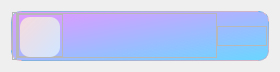
<?xml version="1.0" encoding="UTF-8"?>
<ui version="4.0">
 <class>mp3</class>
 <widget class="QWidget" name="mp3">
  <property name="geometry">
   <rect>
    <x>0</x>
    <y>0</y>
    <width>280</width>
    <height>68</height>
   </rect>
  </property>
  <property name="windowTitle">
   <string>Form</string>
  </property>
  <property name="styleSheet">
   <string notr="true"/>
  </property>
  <layout class="QHBoxLayout" name="horizontalLayout">
   <item>
    <widget class="QFrame" name="mp3_F">
     <property name="sizePolicy">
      <sizepolicy hsizetype="Preferred" vsizetype="Expanding">
       <horstretch>0</horstretch>
       <verstretch>0</verstretch>
      </sizepolicy>
     </property>
     <property name="minimumSize">
      <size>
       <width>0</width>
       <height>50</height>
      </size>
     </property>
     <property name="maximumSize">
      <size>
       <width>16777215</width>
       <height>50</height>
      </size>
     </property>
     <property name="styleSheet">
      <string notr="true">QPushButton{
	border:none;
}
QPushButton:hover{
	padding-bottom:2px; 
}
QPushButton:pressed{
padding-left:2px;
padding-top:2px;
}
#mp3_F{   
	border:none;
	background-color: qlineargradient(spread:pad, x1:0, y1:0.00531818, x2:1, y2:1, stop:0 rgba(229, 150, 255, 255), stop:1 rgba(105, 215, 255, 255));
    border-top:1px solid qlineargradient(spread:pad, x1:0, y1:0, x2:1, y2:1, stop:0 rgba(84, 177, 239, 255), stop:1 rgba(255, 182, 183, 255));
    border-bottom:1px solid qlineargradient(spread:pad, x1:0, y1:0, x2:1, y2:1, stop:0 rgba(84, 177, 239, 255), stop:1 rgba(255, 182, 183, 255));
    border-right:1px solid qlineargradient(spread:pad, x1:0, y1:0, x2:1, y2:1, stop:0 rgba(84, 177, 239, 255), stop:1 rgba(255, 182, 183, 255));
	border-left:1px solid qlineargradient(spread:pad, x1:0, y1:0, x2:1, y2:1, stop:0 rgba(84, 177, 239, 255), stop:1 rgba(255, 182, 183, 255));
    border-top-right-radius:10px;
    border-bottom-right-radius:10px;
	border-top-left-radius:10px;
    border-bottom-left-radius:10px;}
#mp3_information_logo_Bt{
	border-radius:10px;
	border-image: url(:/image/image/1.png);
}
#mp3_information_logo_Bt:hover{
	background-color: qlineargradient(spread:pad, x1:0, y1:0, x2:1, y2:1, stop:0 rgba(247, 219, 221, 255), stop:0.965909 rgba(209, 230, 255, 255));
	border-image: url(:/icon/icon/up.png);
}
#mp3_information_down_Bt{
	border-radius:10px;
	background-color: qlineargradient(spread:pad, x1:0, y1:0, x2:1, y2:1, stop:0 rgba(247, 219, 221, 255), stop:0.965909 rgba(209, 230, 255, 255));
}
#mp3_information_down_Bt:hover{
	background-color: qlineargradient(spread:pad, x1:0.193, y1:0, x2:0.789773, y2:1, stop:0 rgba(247, 173, 173, 134), stop:1 rgba(168, 207, 255, 136));
}

</string>
     </property>
     <property name="frameShape">
      <enum>QFrame::StyledPanel</enum>
     </property>
     <property name="frameShadow">
      <enum>QFrame::Raised</enum>
     </property>
     <layout class="QHBoxLayout" name="horizontalLayout_6">
      <property name="spacing">
       <number>0</number>
      </property>
      <property name="leftMargin">
       <number>0</number>
      </property>
      <property name="topMargin">
       <number>0</number>
      </property>
      <property name="rightMargin">
       <number>0</number>
      </property>
      <property name="bottomMargin">
       <number>0</number>
      </property>
      <item>
       <widget class="QFrame" name="null_F">
        <property name="minimumSize">
         <size>
          <width>5</width>
          <height>0</height>
         </size>
        </property>
        <property name="maximumSize">
         <size>
          <width>5</width>
          <height>16777215</height>
         </size>
        </property>
        <property name="frameShape">
         <enum>QFrame::StyledPanel</enum>
        </property>
        <property name="frameShadow">
         <enum>QFrame::Raised</enum>
        </property>
       </widget>
      </item>
      <item>
       <widget class="QStackedWidget" name="mp3_SW">
        <property name="minimumSize">
         <size>
          <width>200</width>
          <height>45</height>
         </size>
        </property>
        <property name="maximumSize">
         <size>
          <width>200</width>
          <height>45</height>
         </size>
        </property>
        <property name="styleSheet">
         <string notr="true"/>
        </property>
        <property name="currentIndex">
         <number>1</number>
        </property>
        <widget class="QWidget" name="mp3_information_Page">
         <property name="styleSheet">
          <string notr="true"/>
         </property>
         <layout class="QHBoxLayout" name="horizontalLayout_14">
          <property name="spacing">
           <number>0</number>
          </property>
          <property name="leftMargin">
           <number>0</number>
          </property>
          <property name="topMargin">
           <number>0</number>
          </property>
          <property name="rightMargin">
           <number>0</number>
          </property>
          <property name="bottomMargin">
           <number>0</number>
          </property>
          <item>
           <widget class="QFrame" name="mp3_information_F">
            <property name="minimumSize">
             <size>
              <width>250</width>
              <height>45</height>
             </size>
            </property>
            <property name="maximumSize">
             <size>
              <width>250</width>
              <height>45</height>
             </size>
            </property>
            <property name="font">
             <font>
              <family>本墨字语</family>
              <pointsize>9</pointsize>
             </font>
            </property>
            <property name="styleSheet">
             <string notr="true"/>
            </property>
            <property name="frameShape">
             <enum>QFrame::NoFrame</enum>
            </property>
            <property name="frameShadow">
             <enum>QFrame::Plain</enum>
            </property>
            <layout class="QHBoxLayout" name="horizontalLayout_12">
             <property name="spacing">
              <number>0</number>
             </property>
             <property name="leftMargin">
              <number>0</number>
             </property>
             <property name="topMargin">
              <number>0</number>
             </property>
             <property name="rightMargin">
              <number>0</number>
             </property>
             <property name="bottomMargin">
              <number>0</number>
             </property>
             <item>
              <widget class="QFrame" name="mp3_information_logo_F">
               <property name="minimumSize">
                <size>
                 <width>45</width>
                 <height>45</height>
                </size>
               </property>
               <property name="maximumSize">
                <size>
                 <width>45</width>
                 <height>45</height>
                </size>
               </property>
               <property name="layoutDirection">
                <enum>Qt::LeftToRight</enum>
               </property>
               <property name="frameShape">
                <enum>QFrame::StyledPanel</enum>
               </property>
               <property name="frameShadow">
                <enum>QFrame::Raised</enum>
               </property>
               <layout class="QHBoxLayout" name="horizontalLayout_11">
                <property name="spacing">
                 <number>0</number>
                </property>
                <property name="leftMargin">
                 <number>0</number>
                </property>
                <property name="topMargin">
                 <number>2</number>
                </property>
                <property name="rightMargin">
                 <number>0</number>
                </property>
                <property name="bottomMargin">
                 <number>0</number>
                </property>
                <item>
                 <widget class="QPushButton" name="mp3_information_logo_Bt">
                  <property name="minimumSize">
                   <size>
                    <width>40</width>
                    <height>40</height>
                   </size>
                  </property>
                  <property name="maximumSize">
                   <size>
                    <width>40</width>
                    <height>40</height>
                   </size>
                  </property>
                  <property name="toolTip">
                   <string/>
                  </property>
                  <property name="styleSheet">
                   <string notr="true"/>
                  </property>
                  <property name="text">
                   <string/>
                  </property>
                  <property name="iconSize">
                   <size>
                    <width>50</width>
                    <height>50</height>
                   </size>
                  </property>
                 </widget>
                </item>
               </layout>
              </widget>
             </item>
             <item>
              <widget class="QFrame" name="mp3_information_label_F">
               <property name="minimumSize">
                <size>
                 <width>0</width>
                 <height>45</height>
                </size>
               </property>
               <property name="maximumSize">
                <size>
                 <width>16777215</width>
                 <height>45</height>
                </size>
               </property>
               <property name="styleSheet">
                <string notr="true">QLabel{color: rgb(38, 38, 38);}</string>
               </property>
               <property name="frameShape">
                <enum>QFrame::StyledPanel</enum>
               </property>
               <property name="frameShadow">
                <enum>QFrame::Raised</enum>
               </property>
               <layout class="QVBoxLayout" name="verticalLayout_5">
                <property name="spacing">
                 <number>0</number>
                </property>
                <property name="leftMargin">
                 <number>0</number>
                </property>
                <property name="topMargin">
                 <number>0</number>
                </property>
                <property name="rightMargin">
                 <number>0</number>
                </property>
                <property name="bottomMargin">
                 <number>0</number>
                </property>
                <item alignment="Qt::AlignLeft">
                 <widget class="QFrame" name="scrollTextWindow_mp3">
                  <property name="styleSheet">
                   <string notr="true">border:none;</string>
                  </property>
                  <property name="frameShape">
                   <enum>QFrame::StyledPanel</enum>
                  </property>
                  <property name="frameShadow">
                   <enum>QFrame::Raised</enum>
                  </property>
                  <layout class="QHBoxLayout" name="horizontalLayout_3">
                   <property name="leftMargin">
                    <number>0</number>
                   </property>
                   <property name="topMargin">
                    <number>0</number>
                   </property>
                   <property name="rightMargin">
                    <number>0</number>
                   </property>
                   <property name="bottomMargin">
                    <number>0</number>
                   </property>
                  </layout>
                 </widget>
                </item>
                <item>
                 <widget class="QSplitter" name="mp3_timer_Sp">
                  <property name="orientation">
                   <enum>Qt::Horizontal</enum>
                  </property>
                  <property name="handleWidth">
                   <number>0</number>
                  </property>
                  <widget class="QLabel" name="mp3_time_pre_L">
                   <property name="minimumSize">
                    <size>
                     <width>32</width>
                     <height>10</height>
                    </size>
                   </property>
                   <property name="maximumSize">
                    <size>
                     <width>32</width>
                     <height>10</height>
                    </size>
                   </property>
                   <property name="font">
                    <font>
                     <family>本墨字语</family>
                     <pointsize>7</pointsize>
                     <weight>50</weight>
                     <italic>false</italic>
                     <bold>false</bold>
                    </font>
                   </property>
                   <property name="text">
                    <string>00:00</string>
                   </property>
                  </widget>
                  <widget class="QLabel" name="mp3___L">
                   <property name="minimumSize">
                    <size>
                     <width>10</width>
                     <height>10</height>
                    </size>
                   </property>
                   <property name="maximumSize">
                    <size>
                     <width>10</width>
                     <height>10</height>
                    </size>
                   </property>
                   <property name="font">
                    <font>
                     <family>本墨字语</family>
                     <pointsize>8</pointsize>
                    </font>
                   </property>
                   <property name="styleSheet">
                    <string notr="true"/>
                   </property>
                   <property name="text">
                    <string>/</string>
                   </property>
                  </widget>
                  <widget class="QLabel" name="mp3_time_so_L">
                   <property name="minimumSize">
                    <size>
                     <width>32</width>
                     <height>10</height>
                    </size>
                   </property>
                   <property name="maximumSize">
                    <size>
                     <width>32</width>
                     <height>10</height>
                    </size>
                   </property>
                   <property name="font">
                    <font>
                     <family>本墨字语</family>
                     <pointsize>7</pointsize>
                     <weight>50</weight>
                     <italic>false</italic>
                     <bold>false</bold>
                    </font>
                   </property>
                   <property name="text">
                    <string>00:00</string>
                   </property>
                  </widget>
                 </widget>
                </item>
               </layout>
              </widget>
             </item>
            </layout>
           </widget>
          </item>
         </layout>
        </widget>
        <widget class="QWidget" name="mp3_player_Page">
         <layout class="QHBoxLayout" name="horizontalLayout_18">
          <property name="spacing">
           <number>0</number>
          </property>
          <property name="leftMargin">
           <number>0</number>
          </property>
          <property name="topMargin">
           <number>0</number>
          </property>
          <property name="rightMargin">
           <number>0</number>
          </property>
          <property name="bottomMargin">
           <number>0</number>
          </property>
          <item>
           <widget class="QFrame" name="mp3_player_F">
            <property name="minimumSize">
             <size>
              <width>200</width>
              <height>45</height>
             </size>
            </property>
            <property name="maximumSize">
             <size>
              <width>200</width>
              <height>45</height>
             </size>
            </property>
            <property name="font">
             <font>
              <family>本墨字语</family>
              <pointsize>9</pointsize>
             </font>
            </property>
            <property name="styleSheet">
             <string notr="true"/>
            </property>
            <property name="frameShape">
             <enum>QFrame::StyledPanel</enum>
            </property>
            <property name="frameShadow">
             <enum>QFrame::Raised</enum>
            </property>
            <layout class="QHBoxLayout" name="horizontalLayout_15">
             <property name="spacing">
              <number>0</number>
             </property>
             <property name="leftMargin">
              <number>0</number>
             </property>
             <property name="topMargin">
              <number>0</number>
             </property>
             <property name="rightMargin">
              <number>0</number>
             </property>
             <property name="bottomMargin">
              <number>0</number>
             </property>
             <item>
              <widget class="QFrame" name="mp3_information_down_Bt_F">
               <property name="maximumSize">
                <size>
                 <width>45</width>
                 <height>45</height>
                </size>
               </property>
               <property name="layoutDirection">
                <enum>Qt::LeftToRight</enum>
               </property>
               <property name="frameShape">
                <enum>QFrame::StyledPanel</enum>
               </property>
               <property name="frameShadow">
                <enum>QFrame::Raised</enum>
               </property>
               <layout class="QHBoxLayout" name="horizontalLayout_16">
                <property name="spacing">
                 <number>0</number>
                </property>
                <property name="leftMargin">
                 <number>0</number>
                </property>
                <property name="topMargin">
                 <number>2</number>
                </property>
                <property name="rightMargin">
                 <number>0</number>
                </property>
                <property name="bottomMargin">
                 <number>0</number>
                </property>
                <item>
                 <widget class="QPushButton" name="mp3_information_down_Bt">
                  <property name="minimumSize">
                   <size>
                    <width>40</width>
                    <height>40</height>
                   </size>
                  </property>
                  <property name="maximumSize">
                   <size>
                    <width>40</width>
                    <height>40</height>
                   </size>
                  </property>
                  <property name="toolTip">
                   <string>&lt;html&gt;&lt;head/&gt;&lt;body&gt;&lt;p&gt;&lt;br/&gt;&lt;/p&gt;&lt;/body&gt;&lt;/html&gt;</string>
                  </property>
                  <property name="styleSheet">
                   <string notr="true"/>
                  </property>
                  <property name="text">
                   <string/>
                  </property>
                  <property name="icon">
                   <iconset resource="../pic/icon.qrc">
                    <normaloff>:/icon/icon/down.png</normaloff>:/icon/icon/down.png</iconset>
                  </property>
                  <property name="iconSize">
                   <size>
                    <width>30</width>
                    <height>30</height>
                   </size>
                  </property>
                 </widget>
                </item>
               </layout>
              </widget>
             </item>
             <item alignment="Qt::AlignVCenter">
              <widget class="QFrame" name="mp3_player_bt_F">
               <property name="minimumSize">
                <size>
                 <width>0</width>
                 <height>45</height>
                </size>
               </property>
               <property name="maximumSize">
                <size>
                 <width>16777215</width>
                 <height>45</height>
                </size>
               </property>
               <property name="styleSheet">
                <string notr="true">border:0;</string>
               </property>
               <property name="frameShape">
                <enum>QFrame::StyledPanel</enum>
               </property>
               <property name="frameShadow">
                <enum>QFrame::Raised</enum>
               </property>
               <layout class="QHBoxLayout" name="horizontalLayout_17">
                <property name="spacing">
                 <number>0</number>
                </property>
                <property name="leftMargin">
                 <number>0</number>
                </property>
                <property name="topMargin">
                 <number>0</number>
                </property>
                <property name="rightMargin">
                 <number>0</number>
                </property>
                <property name="bottomMargin">
                 <number>0</number>
                </property>
                <item>
                 <widget class="QPushButton" name="mp3_player_last_Bt">
                  <property name="maximumSize">
                   <size>
                    <width>20</width>
                    <height>20</height>
                   </size>
                  </property>
                  <property name="styleSheet">
                   <string notr="true"/>
                  </property>
                  <property name="text">
                   <string/>
                  </property>
                  <property name="icon">
                   <iconset resource="../pic/icon.qrc">
                    <normaloff>:/icon/icon/upper.png</normaloff>:/icon/icon/upper.png</iconset>
                  </property>
                  <property name="iconSize">
                   <size>
                    <width>15</width>
                    <height>15</height>
                   </size>
                  </property>
                 </widget>
                </item>
                <item>
                 <widget class="QPushButton" name="mp3_player_play_Bt">
                  <property name="maximumSize">
                   <size>
                    <width>30</width>
                    <height>30</height>
                   </size>
                  </property>
                  <property name="styleSheet">
                   <string notr="true"/>
                  </property>
                  <property name="text">
                   <string/>
                  </property>
                  <property name="icon">
                   <iconset resource="../pic/icon.qrc">
                    <normaloff>:/icon/icon/play.png</normaloff>:/icon/icon/play.png</iconset>
                  </property>
                  <property name="iconSize">
                   <size>
                    <width>15</width>
                    <height>15</height>
                   </size>
                  </property>
                 </widget>
                </item>
                <item>
                 <widget class="QPushButton" name="mp3_player_next_Bt">
                  <property name="maximumSize">
                   <size>
                    <width>20</width>
                    <height>20</height>
                   </size>
                  </property>
                  <property name="styleSheet">
                   <string notr="true"/>
                  </property>
                  <property name="text">
                   <string/>
                  </property>
                  <property name="icon">
                   <iconset resource="../pic/icon.qrc">
                    <normaloff>:/icon/icon/Next.png</normaloff>:/icon/icon/Next.png</iconset>
                  </property>
                  <property name="iconSize">
                   <size>
                    <width>15</width>
                    <height>15</height>
                   </size>
                  </property>
                 </widget>
                </item>
                <item>
                 <widget class="QPushButton" name="mp3_player_pattern_Bt">
                  <property name="minimumSize">
                   <size>
                    <width>15</width>
                    <height>15</height>
                   </size>
                  </property>
                  <property name="maximumSize">
                   <size>
                    <width>15</width>
                    <height>15</height>
                   </size>
                  </property>
                  <property name="styleSheet">
                   <string notr="true"/>
                  </property>
                  <property name="text">
                   <string/>
                  </property>
                  <property name="icon">
                   <iconset resource="../pic/icon.qrc">
                    <normaloff>:/icon/icon/loop.png</normaloff>:/icon/icon/loop.png</iconset>
                  </property>
                  <property name="iconSize">
                   <size>
                    <width>10</width>
                    <height>10</height>
                   </size>
                  </property>
                 </widget>
                </item>
               </layout>
              </widget>
             </item>
            </layout>
           </widget>
          </item>
         </layout>
        </widget>
       </widget>
      </item>
      <item alignment="Qt::AlignVCenter">
       <widget class="QFrame" name="mp3_playbar_setting_F">
        <property name="minimumSize">
         <size>
          <width>50</width>
          <height>0</height>
         </size>
        </property>
        <property name="maximumSize">
         <size>
          <width>50</width>
          <height>16777215</height>
         </size>
        </property>
        <property name="styleSheet">
         <string notr="true"/>
        </property>
        <property name="frameShape">
         <enum>QFrame::StyledPanel</enum>
        </property>
        <property name="frameShadow">
         <enum>QFrame::Raised</enum>
        </property>
        <layout class="QHBoxLayout" name="horizontalLayout_9">
         <property name="spacing">
          <number>0</number>
         </property>
         <property name="leftMargin">
          <number>0</number>
         </property>
         <property name="topMargin">
          <number>0</number>
         </property>
         <property name="rightMargin">
          <number>0</number>
         </property>
         <property name="bottomMargin">
          <number>0</number>
         </property>
         <item>
          <widget class="QPushButton" name="mp3_list_Bt">
           <property name="minimumSize">
            <size>
             <width>0</width>
             <height>18</height>
            </size>
           </property>
           <property name="maximumSize">
            <size>
             <width>16777215</width>
             <height>18</height>
            </size>
           </property>
           <property name="text">
            <string/>
           </property>
           <property name="icon">
            <iconset resource="../pic/icon.qrc">
             <normaloff>:/icon/icon/edit_2.png</normaloff>:/icon/icon/edit_2.png</iconset>
           </property>
           <property name="iconSize">
            <size>
             <width>15</width>
             <height>15</height>
            </size>
           </property>
          </widget>
         </item>
         <item>
          <widget class="QPushButton" name="mp3_setting_Bt">
           <property name="text">
            <string/>
           </property>
           <property name="icon">
            <iconset resource="../pic/icon.qrc">
             <normaloff>:/icon/icon/set_up.png</normaloff>:/icon/icon/set_up.png</iconset>
           </property>
           <property name="iconSize">
            <size>
             <width>15</width>
             <height>15</height>
            </size>
           </property>
          </widget>
         </item>
        </layout>
       </widget>
      </item>
     </layout>
    </widget>
   </item>
  </layout>
 </widget>
 <resources>
  <include location="../pic/icon.qrc"/>
 </resources>
 <connections/>
</ui>
